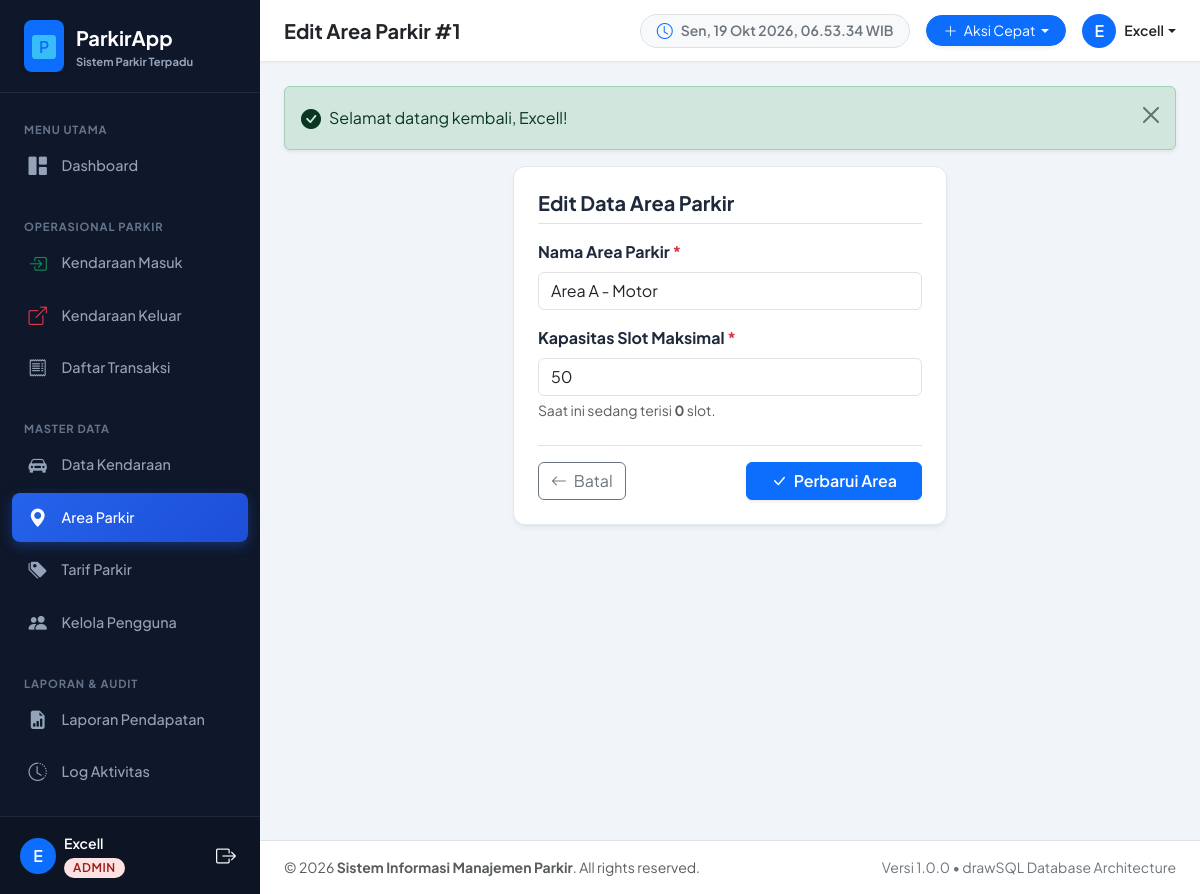
/pages/area/edit.php?id=1 (signed in), run on the app's committed database.
### tables this page shows
CREATE TABLE IF NOT EXISTS `tb_user` (
  `id_user` int(11) NOT NULL AUTO_INCREMENT,
  `nama_lengkap` varchar(50) NOT NULL,
  `username` varchar(50) NOT NULL,
  `password` varchar(100) NOT NULL,
  `role` enum('admin','petugas','owner') NOT NULL,
  `status_aktif` tinyint(1) NOT NULL DEFAULT 1,
  PRIMARY KEY (`id_user`),
  UNIQUE KEY `tb_user_username_unique` (`username`)
);

CREATE TABLE IF NOT EXISTS `tb_area_parkir` (
  `id_area` int(11) NOT NULL AUTO_INCREMENT,
  `nama_area` varchar(50) NOT NULL,
  `kapasitas` int(5) NOT NULL,
  `terisi` int(5) NOT NULL DEFAULT 0,
  PRIMARY KEY (`id_area`)
);

### config/auth.php (called while the page is built, shortened)
<?php
require_once __DIR__ . '/database.php';
require_once __DIR__ . '/helper.php';
if (isset($_SESSION['user_id']) && isset($pdo)) {
    try {
        $stmt_sync_user = $pdo->prepare("SELECT nama_lengkap, username, role, status_aktif FROM tb_user WHERE id_user = ? LIMIT 1");
        $stmt_sync_user->execute([$_SESSION['user_id']]);
    } catch (Exception $e) {
    }
}
function isLoggedIn() {
    return isset($_SESSION['user_id']) && !empty($_SESSION['user_id']);
}
function getCurrentUser() {
    return [
        'id_user'      => $_SESSION['user_id'],
        'nama_lengkap' => $_SESSION['nama_lengkap'],
        'username'     => $_SESSION['username'],
        'role'         => $_SESSION['role'],
    ];
}
function isAdmin() {
    return isLoggedIn() && $_SESSION['role'] === 'admin';
}

### pages/area/edit.php (the view, shortened to what this page needs)
<?php
require_once __DIR__ . '/../../config/database.php';
require_once __DIR__ . '/../../config/helper.php';
require_once __DIR__ . '/../../config/auth.php';
$id_area = (int)($_GET['id'] ?? 0);
$stmt = $pdo->prepare("SELECT * FROM tb_area_parkir WHERE id_area = ?");
$stmt->execute([$id_area]);
$area = $stmt->fetch();
$page_heading = 'Edit Area Parkir #' . $id_area;
include __DIR__ . '/../../includes/header.php';
include __DIR__ . '/../../includes/sidebar.php';
include __DIR__ . '/../../includes/navbar.php';
?>
<div class="row justify-content-center">
    <div class="col-lg-6">
        <div class="data-card p-4">
            <h5 class="fw-bold mb-3 border-bottom pb-2">Edit Data Area Parkir</h5>
            <form method="POST" action="">
                <div class="mb-3">
                    <label class="form-label fw-bold">Nama Area Parkir <span class="text-danger">*</span></label>
                    <input type="text" name="nama_area" class="form-control" required value="<?= e($area['nama_area']) ?>">
                </div>
                <div class="mb-4">
                    <label class="form-label fw-bold">Kapasitas Slot Maksimal <span class="text-danger">*</span></label>
                    <input type="number" name="kapasitas" class="form-control" min="<?= (int)$area['terisi'] ?>" required value="<?= $area['kapasitas'] ?>">
                    <div class="form-text">Saat ini sedang terisi <strong><?= $area['terisi'] ?></strong> slot.</div>
                </div>
                <div class="d-flex justify-content-between pt-3 border-top">
                    <a href="<?= base_url('pages/area/index.php') ?>" class="btn btn-outline-secondary">
                        <i class="bi bi-arrow-left me-1"></i> Batal
                    </a>
                    <button type="submit" class="btn btn-primary px-4 fw-semibold shadow-sm">
                        <i class="bi bi-check-lg me-1"></i> Perbarui Area
                    </button>
                </div>
            </form>
        </div>
    </div>
</div>
<?php include __DIR__ . '/../../includes/footer.php'; ?>

### includes/navbar.php (shortened to what this page needs)
<?php
$page_heading = $page_heading ?? 'Dashboard';
$current_user = getCurrentUser();
?>
<div class="app-main">
    <nav class="app-navbar">
        <div class="d-flex align-items-center gap-3">
            <h4 class="mb-0 fw-bold fs-5 text-dark"><?= e($page_heading) ?></h4>
        </div>
        <div class="d-flex align-items-center gap-3">
            <div class="d-none d-md-flex align-items-center gap-2 px-3 py-1 bg-light rounded-pill border">
                <i class="bi bi-clock text-primary"></i>
                <span id="liveClock" class="small fw-semibold text-secondary">--:--:-- WIB</span>
            </div>
            <?php if (isAdmin() || isPetugas()): ?>
            <div class="dropdown">
                <button class="btn btn-sm btn-primary rounded-pill px-3 dropdown-toggle shadow-sm" type="button" data-bs-toggle="dropdown">
                    <i class="bi bi-plus-lg me-1"></i> Aksi Cepat
                </button>
            </div>
            <?php endif; ?>
            <div class="dropdown">
                <a href="#" class="d-flex align-items-center text-dark text-decoration-none dropdown-toggle" data-bs-toggle="dropdown">
                    <div class="bg-primary text-white rounded-circle d-flex align-items-center justify-content-center me-2" style="width: 34px; height: 34px; font-weight: 600;">
                        <?= strtoupper(substr($current_user['nama_lengkap'] ?? 'U', 0, 1)) ?>
                    </div>
                    <span class="d-none d-sm-inline fw-semibold small"><?= e($current_user['nama_lengkap'] ?? '') ?></span>
                </a>
            </div>
        </div>
    </nav>
    <main class="content-container">

### assets/css/style.css (style rules this page uses)
:root { --primary-color: #2563eb; --primary-hover: #1d4ed8; --secondary-color: #64748b; --success-color: #10b981; --warning-color: #f59e0b; --danger-color: #ef4444; --info-color: #06b6d4; --dark-color: #0f172a; --sidebar-bg: #0f172a; --sidebar-color: #94a3b8; --sidebar-active-bg: #1e293b; --sidebar-active-text: #ffffff; --body-bg: #f1f5f9; --card-shadow: 0 4px 6px -1px rgba(0, 0, 0, 0.05), 0 2px 4px -2px rgba(0, 0, 0, 0.05); }
body { font-family: 'Segoe UI', system-ui, -apple-system, BlinkMacSystemFont, Roboto, sans-serif; background-color: var(--body-bg); color: #1e293b; min-height: 100vh; }
.app-main { flex-grow: 1; display: flex; flex-direction: column; min-width: 0; }
.app-navbar { background-color: #ffffff; border-bottom: 1px solid #e2e8f0; padding: 0.85rem 1.5rem; display: flex; align-items: center; justify-content: space-between; box-shadow: 0 1px 3px 0 rgba(0, 0, 0, 0.04); }
.content-container { padding: 1.5rem; flex-grow: 1; }
.data-card { background: #ffffff; border-radius: 0.75rem; border: 1px solid #e2e8f0; box-shadow: var(--card-shadow); overflow: hidden; }

### includes/header.php (style rules this page uses)
body { font-family: 'Plus Jakarta Sans', sans-serif; }

### data on the page
tb_user: nama_lengkap "E", nama_lengkap "Excell"
tb_area_parkir: nama_area "Area A - Motor", kapasitas "50", terisi "0"

### other printed values
substr($user_name, 0, 1) "E"
$user_name "Excell"
$user_role "ADMIN"
$page_heading "Edit Area Parkir #1"
$msg "Selamat datang kembali, Excell!"
